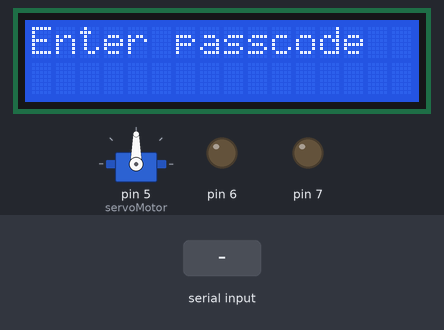
Bench run of a sketch on a simulated Arduino Uno, built with avr-gcc and run on an emulated ATmega328P. On the bench: servo, 16×2 character LCD, output pins drawn as LEDs (lit = HIGH). The inputs (shaded band) are chosen by the test bench. What the sketch prints to the serial monitor is not drawn.

Above: at 1.2 s.
1.3 s: "123" received over Serial
At 2.57 s:
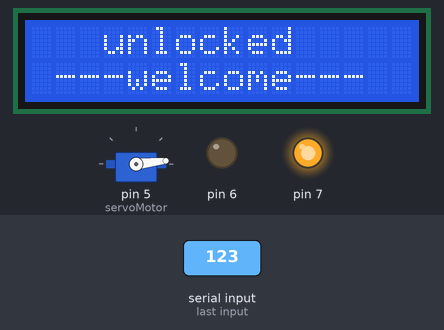
4.3 s: "1" received over Serial
At 6.1 s:
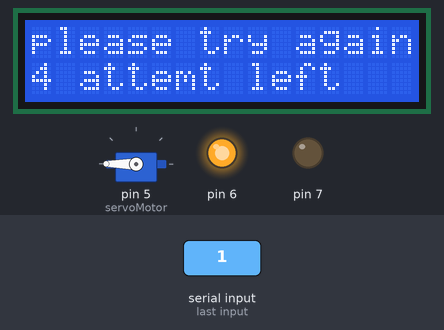
6.9 s: "123" received over Serial
At 10.5 s:
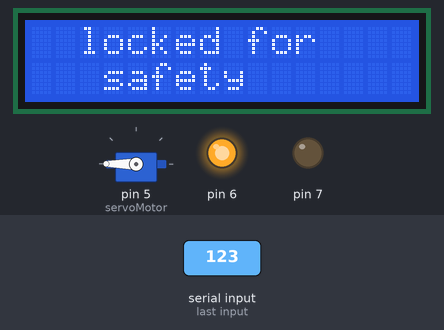
Timing chart, 0 to 12.0 s (numbered marks = the images above; inputs shaded):
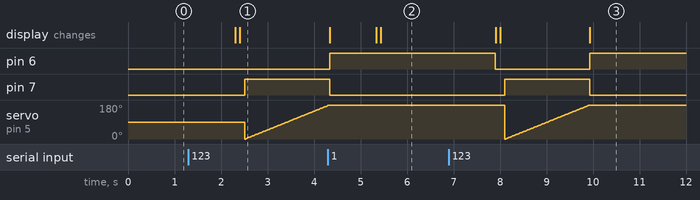

The sketch:

arduino_code.ino
```cpp
#include <SoftwareSerial.h>
#include <LiquidCrystal.h>
#include <Servo.h>
SoftwareSerial SIM900(2,3);
const int rs = 13, en = 12, d4 = 11, d5 = 10, d6 = 9, d7 = 8;
LiquidCrystal lcd(rs, en, d4, d5, d6, d7);
Servo servoMotor;
int pos = 0;
int i = 0;
int x;

int count=5;
void setup() {
  pinMode(7, OUTPUT);
  pinMode(6, OUTPUT);
  servoMotor.attach(5);
  SIM900.begin(9600);
  Serial.begin(9600);
  lcd.begin(16, 2);
   lcd.setCursor(0, 0);
  lcd.print("Enter passcode");
  Serial.println("Enter passcode: ");

}

void loop() {
  while(count>0){
dex:
  if (Serial.available()) {
  String input = Serial.readString();
   Serial.println(input);
   if(input=="123") {
      digitalWrite(6, LOW);
      lcd.clear();
      delay(100);
      lcd.setCursor(3, 0);
      lcd.print("unlocked");
      lcd.setCursor(1, 1);
      lcd.print("---welcome---");

      delay(100);
      digitalWrite(7, HIGH);
      for (pos = 0; pos <= 180; pos += 1) {
       // delay(5);
        servoMotor.write(pos);
      delay(10);
      }

      lcd.clear();
    lcd.setCursor(2, 0);
    lcd.print("locked for ");
     lcd.setCursor(3, 1);
    lcd.print("safety");
    digitalWrite(7, LOW);
    digitalWrite(6, HIGH);
    }


else {

   String input = " ";
   lcd.clear();
   delay(100);
      lcd.setCursor(0, 0);
      lcd.print("please try again");
      lcd.setCursor(0, 1);
      lcd.print(count-1);
      lcd.print(" attemt left");
      digitalWrite(6, HIGH);
      if(count==1) break;
  Serial.println("Enter passcode again: ");
  count--;
      goto dex;
      }
}}
     lcd.clear();
     delay(100);
      lcd.setCursor(0, 0);
      lcd.print("NO MORE ATTEMPT");

      Serial.print("NO MORE ATTEMPT");
      digitalWrite(6, HIGH);

    SIM900.println("AT + CMGS = \"+251xxxxxxxxx\"");// recipient's mobile number with country code
      SIM900.print("SOMEONE IS TRYING TO BREAK INTO YOUR HOUSE");
      delay(100000);
}
```

Measured:
- after the input at 1.3 s, pin 7: LOW → HIGH after 1.2 s; the display: first changes after 1.0 s (image 1 shows a later state)
- after the input at 4.3 s, the display: first differs from a run without the input after 1.0 s (image 2 shows a later state)
- after the input at 6.9 s, pin 6: HIGH → LOW after 1.0 s, → HIGH 2.0 s later; pin 7: LOW → HIGH after 1.2 s, → LOW 1.8 s later; the display: first changes after 1.0 s (image 3 shows a later state)
